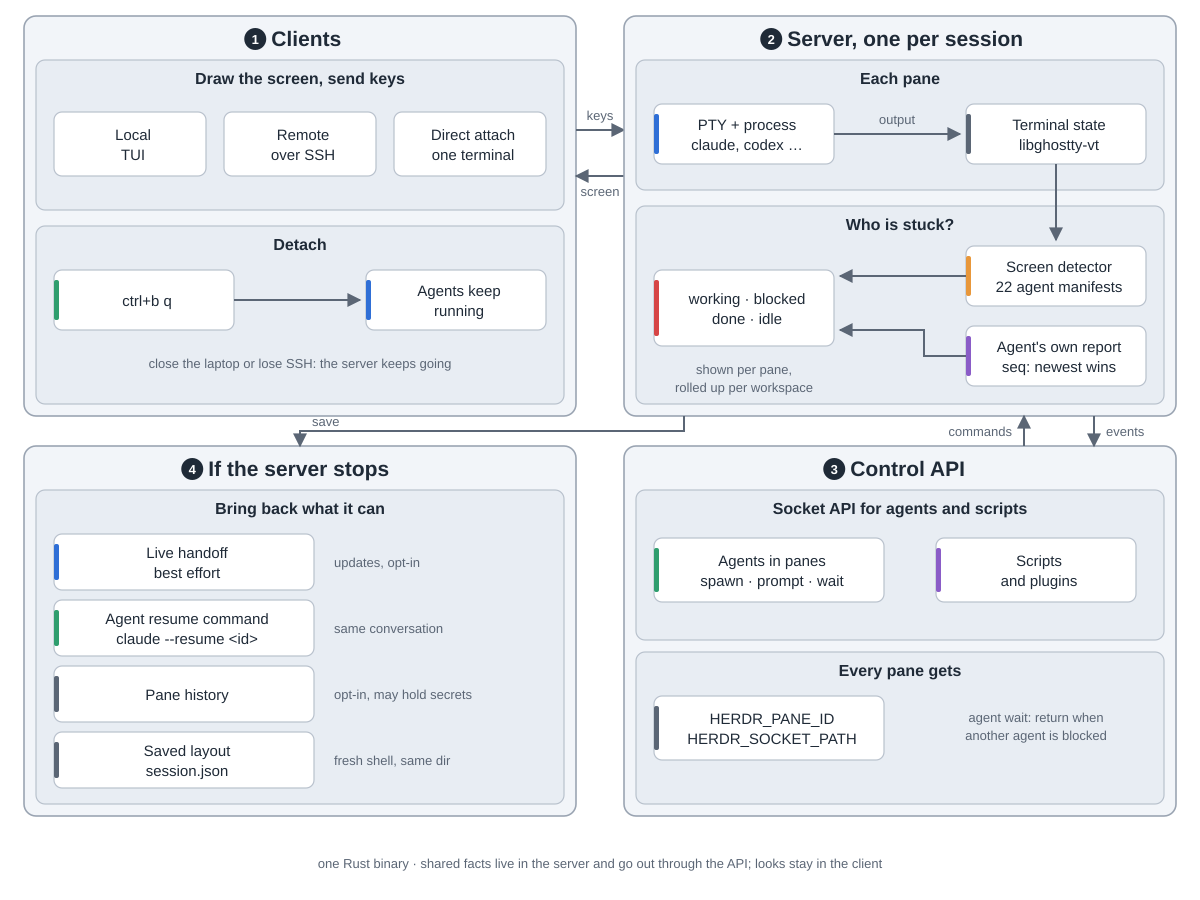

Python code for this plot:
"""herdr architecture, drawn from the repo docs (concepts, session state, socket API) at
https://github.com/herdrdev/herdr (commit 5da0a01).  Run: python3 diagram.py"""
import sys
from pathlib import Path

sys.path.insert(0, str(Path(__file__).resolve().parents[2] / "tools"))
from archdiagram import Diagram  # noqa: E402

d = Diagram("herdr architecture",
            "1 Clients (local TUI, remote over SSH, direct attach) only draw and send keys; detaching leaves work running. "
            "2 One server per session owns every pane: a real PTY running the agent, parsed into terminal state by "
            "libghostty-vt. A screen detector and the agents' own reports decide working, blocked, done or idle. "
            "3 A socket API lets agents and scripts spawn panes, prompt each other and wait on state. "
            "4 If the server stops, herdr restores what it can: live handoff, the agent's resume command, "
            "opt-in pane history, and the saved layout.")
A, B, GW, CW = 24, 624, 552, 180

# 1 clients (top left)
d.group(A, 16, GW, 400, "Clients", 1)
d.sub(A + 12, 60, GW - 24, 150, "Draw the screen, send keys")
for i, t in enumerate(["Local|TUI", "Remote|over SSH", "Direct attach|one terminal"]):
    d.card(A + 30 + i * 170, 112, t, w=152, h=64)
d.sub(A + 12, 226, GW - 24, 178, "Detach")
d.card(A + 30, 270, "ctrl+b q", "plan", w=CW)
d.card(A + 342, 270, "Agents keep|running", "coding", w=CW)
d.arrow(f"M{A+210} 300H{A+336}")
d.note(A + GW / 2, 368, "close the laptop or lose SSH: the server keeps going")

# clients <-> server
d.arrow(f"M{A+GW} 130H{B}"); d.note(A + GW + 24, 120, "keys")
d.arrow(f"M{B} 176H{A+GW}"); d.note(A + GW + 24, 196, "screen")

# 2 server (top right)
d.group(B, 16, GW, 400, "Server, one per session", 2)
d.sub(B + 12, 60, GW - 24, 130, "Each pane")
d.card(B + 30, 104, "PTY + process|claude, codex …", "coding", w=CW)
d.card(B + 342, 104, "Terminal state|libghostty-vt", "data", w=CW)
d.arrow(f"M{B+210} 134H{B+336}"); d.note(B + 273, 124, "output")
d.sub(B + 12, 206, GW - 24, 198, "Who is stuck?")
d.card(B + 342, 246, "Screen detector|22 agent manifests", "critic", w=CW)
d.card(B + 342, 326, "Agent's own report|seq: newest wins", "write", w=CW)
d.card(B + 30, 270, "working · blocked|done · idle", "review", w=CW, h=76)
d.arrow(f"M{B+432} 164V240")
d.arrow(f"M{B+342} 276H{B+216}")
d.arrow(f"M{B+342} 356H{B+300}V330H{B+216}")
d.note(B + 120, 374, "shown per pane,")
d.note(B + 120, 392, "rolled up per workspace")

# 3 control API (bottom right)
CY = 446
d.group(B, CY, GW, 370, "Control API", 3)
d.sub(B + 12, CY + 44, GW - 24, 150, "Socket API for agents and scripts")
d.card(B + 30, CY + 92, "Agents in panes|spawn · prompt · wait", "plan", w=230, h=64)
d.card(B + 312, CY + 92, "Scripts|and plugins", "write", w=200, h=64)
d.sub(B + 12, CY + 206, GW - 24, 152, "Every pane gets")
d.card(B + 30, CY + 250, "HERDR_PANE_ID|HERDR_SOCKET_PATH", "data", w=230, h=64)
d.note(B + 412, CY + 276, "agent wait: return when")
d.note(B + 412, CY + 294, "another agent is blocked")

# server <-> control API
d.arrow(f"M{B+470} 416V{CY}"); d.note(B + 482, 436, "events", "start")
d.arrow(f"M{B+400} {CY}V416"); d.note(B + 388, 436, "commands", "end")

# 4 restart and restore (bottom left)
d.group(A, CY, GW, 370, "If the server stops", 4)
d.sub(A + 12, CY + 44, GW - 24, 314, "Bring back what it can")
rows = [("Live handoff|best effort", "coding", "updates, opt-in"),
        ("Agent resume command|claude --resume <id>", "plan", "same conversation"),
        ("Pane history", "data", "opt-in, may hold secrets"),
        ("Saved layout|session.json", "data", "fresh shell, same dir")]
for i, (t, k, n) in enumerate(rows):
    y = CY + 88 + i * 66
    d.card(A + 30, y, t, k, w=260, h=56)
    d.note(A + 310, y + 33, n, "start")

d.arrow(f"M{B+60} 416V431H{A+GW/2}V{CY}"); d.note(A + GW / 2 + 12, 426, "save", "start")

d.note(600, 868, "one Rust binary · shared facts live in the server and go out through the API; looks stay in the client")

d.save(Path(__file__).with_name("diagram.svg"))
